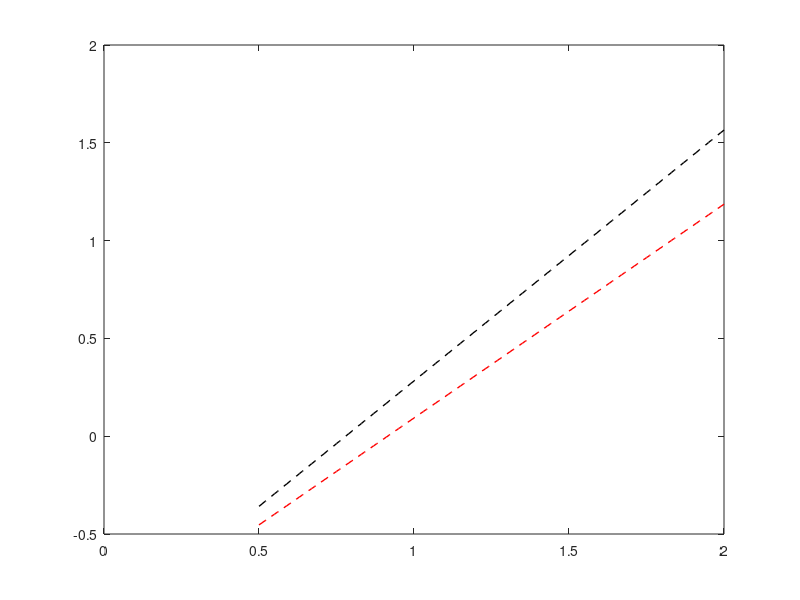

Here is the MATLAB script that generated this plot: (Note: this script raises an error after producing the figure.)
%--------------------------------------------------------------------------
%
%                             Laboratory 2
%                         
%                         Alpha_0, k_0 et mu
%
%--------------------------------------------------------------------------
% @ Victor Mangeleer
% @ Arnaud Rémi
%
%-----------
% Parameters
%-----------
% Number of time the same experiment is done
exp_periodicity = 5;

%--------------------------------------------------------------------------
%                           Loading the results
%--------------------------------------------------------------------------
RESULTS = {dir("Results/").name};
RESULTS = RESULTS(~strncmp(RESULTS, '.', 1));
NB_RESULTS = length(RESULTS);

% Index to fill the matrices
index_lines = 1;
index_col   = 1;

for i = 0 : NB_RESULTS - 1

    % Name of the experiment
    exp_name = "Results/Experiment_" + string(i) + ".txt";
    exp = table2array(readtable(exp_name));

    % Filling the matrix
    r1(index_lines, index_col)              = exp(7);
    r2_experimental(index_lines, index_col) = exp(9);

    % Updating indexes
    index_col = index_col + 1;

    if index_col > exp_periodicity
        index_col   = 1;
        index_lines = index_lines + 1;
    end
end

%---------------------------
%    Plotting the results
%---------------------------
% Theoretical curve
th_domain  = 0.5 : 0.01 : 2;
angle_crit = 48.6 * 2 * pi /360;
const      = angle_crit/(cos(angle_crit));

figure(1);
plot(th_domain, const * th_domain - 1, '--k', 'linewidth', 1);
hold on;

% Theoretical curve with alpha error
alpha_error = 4.004;
angle_crit_w_error = (48.6 - alpha_error) * 2 * pi /360;
const      = angle_crit_w_error/(cos(angle_crit_w_error));
plot(th_domain, const * th_domain - 1, '--r', 'linewidth', 1);
hold on;


% Experimental curve
r1_mean = mean(r1, 2);
r2_ex_mean = mean(r2_experimental, 2);
r1_std = std(r1, 0, 2);
r2_ex_std = std(r2_experimental, 0, 2);
errorbar(r1_mean, r2_ex_mean, r2_ex_std, r2_ex_std, r1_std, r1_std, 'o', ...
          'color', [0, 0.65, 0.5], 'markersize', 3, 'LineWidth', 1);
set(gca, 'fontsize', 16, 'fontname', 'Times', 'LineWidth', 0.5);
xlabel('$\frac{k}{mlg}$ [-]', 'fontsize', 21, 'interpreter', 'latex')
ylabel('$\frac{\mu S \rho g \tilde{l}}{mlg}$ [-]', 'fontsize', 21, 'interpreter', 'latex')
grid minor
legend('Model', 'Model - Error', 'Experimental', 'interpreter', 'latex', 'fontsize', 16)
